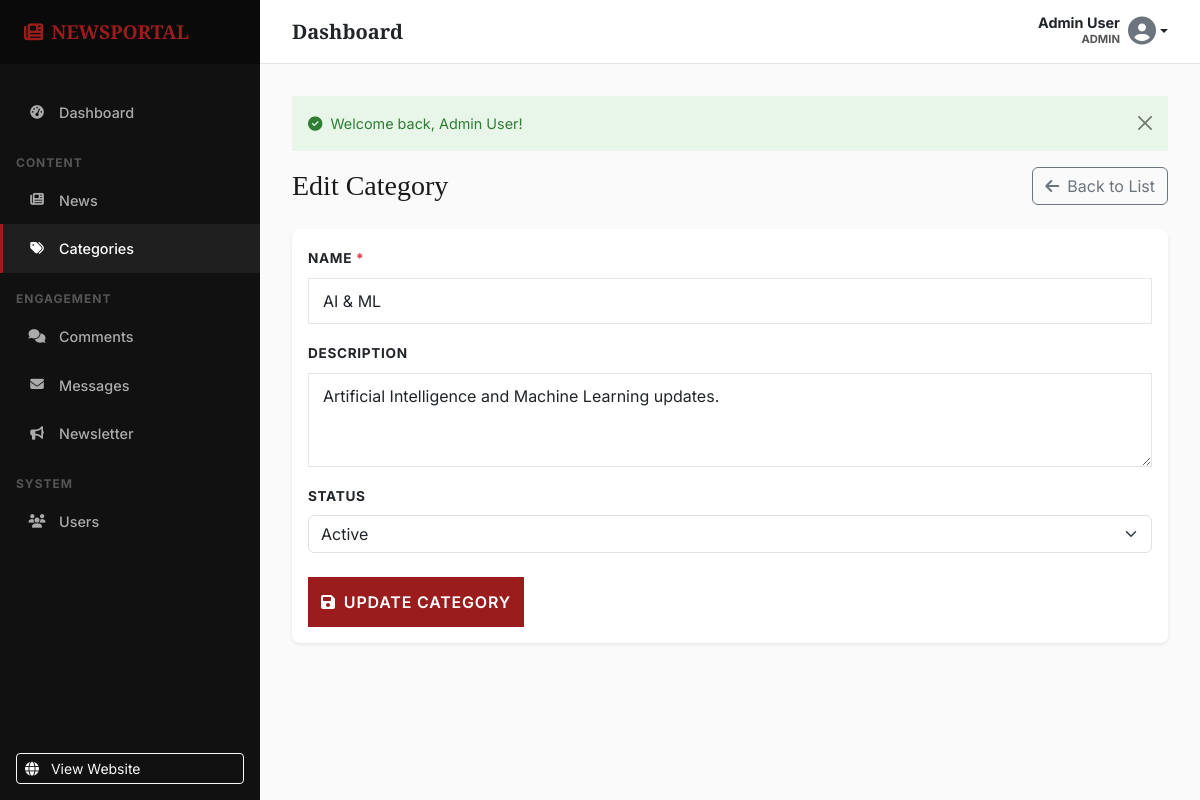
/admin/categories/edit.php?id=5 (signed in), run on the app's committed database.
### tables this page shows
CREATE TABLE IF NOT EXISTS `categories` (
    `id`            INT UNSIGNED    NOT NULL AUTO_INCREMENT,
    `name`          VARCHAR(100)    NOT NULL,
    `slug`          VARCHAR(120)    NOT NULL,
    `description`   TEXT            DEFAULT NULL,
    `status`        ENUM('active', 'inactive') NOT NULL DEFAULT 'active',
    `created_at`    DATETIME        NOT NULL DEFAULT CURRENT_TIMESTAMP,
    `updated_at`    DATETIME        NOT NULL DEFAULT CURRENT_TIMESTAMP ON UPDATE CURRENT_TIMESTAMP,

    PRIMARY KEY (`id`),
    UNIQUE KEY `uk_categories_name` (`name`),
    UNIQUE KEY `uk_categories_slug` (`slug`)
);

### admin/categories/edit.php (the view, shortened to what this page needs)
<?php
require_once __DIR__ . '/../../includes/functions.php';
require_once __DIR__ . '/../includes/header.php';
$id = (int)get('id', 0);
$pdo = connectDB();
try {
    $stmt = $pdo->prepare("SELECT * FROM categories WHERE id = :id");
    $stmt->execute([':id' => $id]);
    $category = $stmt->fetch();
    $name = $_POST['name'] ?? $category['name'];
    $description = $_POST['description'] ?? $category['description'];
    $status = $_POST['status'] ?? $category['status'];
} catch (PDOException $e) {
    setFlashMessage("Database error.", "error");
    redirect('admin/categories/index.php');
}
?>
<div class="d-flex justify-content-between align-items-center mb-4">
    <h1 class="h3 mb-0 text-gray-800">Edit Category</h1>
    <a href="index.php" class="btn btn-outline-secondary"><i class="fas fa-arrow-left me-2"></i>Back to List</a>
</div>
<div class="card shadow-sm border-0">
    <div class="card-body">
        <form method="POST" action="">
            <div class="mb-3">
                <label for="name" class="form-label fw-bold">Name <span class="text-danger">*</span></label>
                <input type="text" class="form-control" id="name" name="name" value="<?= e($name) ?>" required maxlength="100">
            </div>
            <div class="mb-3">
                <label for="description" class="form-label fw-bold">Description</label>
                <textarea class="form-control" id="description" name="description" rows="3"><?= e($description) ?></textarea>
            </div>
            <div class="mb-4">
                <label for="status" class="form-label fw-bold">Status</label>
                <select class="form-select" id="status" name="status">
                    <option value="active" <?= $status === 'active' ? 'selected' : '' ?>>Active</option>
                </select>
            </div>
            <button type="submit" class="btn btn-primary"><i class="fas fa-save me-2"></i>Update Category</button>
        </form>
    </div>
</div>
<?php require_once __DIR__ . '/../includes/footer.php'; ?>

### assets/css/style.css (style rules this page uses)
:root { --paper: #FAFAFA; --white: #FFFFFF; --ink: #1A1A1A; --muted: #555555; --line: #E5E5E5; --accent: #9B1C1C; --accent-hover: #7F1414; --soft: #F0F0F0; --dark: #111111; --font-display: 'Playfair Display', Georgia, serif; --font-body: 'Inter', -apple-system, BlinkMacSystemFont, sans-serif; --container-max: 1280px; --container-px: 32px; --radius-xs: 0; --radius-sm: 0; --radius-md: 0; --ease: cubic-bezier(0.25, 1, 0.5, 1); --duration: 300ms; --shadow-sm: none; --shadow-md: none; }
*, *::before, *::after { box-sizing: border-box; }
body { font-family: var(--font-body); color: var(--ink); background-color: var(--white); line-height: 1.6; margin: 0; -webkit-font-smoothing: antialiased; -moz-osx-font-smoothing: grayscale; }
a { color: var(--ink); text-decoration: none; transition: color var(--duration) var(--ease); }
h1, h2, h3, h4, h5, h6 { font-family: var(--font-display); color: var(--ink); font-weight: 700; line-height: 1.2; margin-top: 0; }
.form-label { font-weight: 600; font-size: 0.85rem; text-transform: uppercase; letter-spacing: 0.05em; }
.form-control { border-radius: 0; border: 1px solid var(--line); padding: 10px 14px; }
.btn-primary { background-color: var(--accent); border-color: var(--accent); border-radius: 0; font-weight: 600; text-transform: uppercase; letter-spacing: 0.05em; padding: 12px; }

### admin/includes/header.php (style rules this page uses)
:root { --admin-sidebar-width: 260px; --admin-header-height: 64px; --color-accent: #C62828; --color-dark: #151515; --color-border: #D9D6CF; --color-bg: #F5F3EE; --color-surface: #FFFFFF; --color-text: #111111; --color-text-light: #6B6B6B; --font-heading: 'Playfair Display', Georgia, serif; --font-body: 'Inter', -apple-system, sans-serif; --transition-base: all 250ms cubic-bezier(0.4, 0, 0.2, 1); }
body { font-family: var(--font-body); background-color: var(--color-bg); }
.card { border: 1px solid var(--color-border); border-radius: 8px; }

### data on the page
categories: name "AI & ML", description "Artificial Intelligence and Machine Learning updates.", status "Active"

### other printed values
currentUserName() "Admin User"
currentUserRole() "ADMIN"
$flash['message'] "Welcome back, Admin User!"
